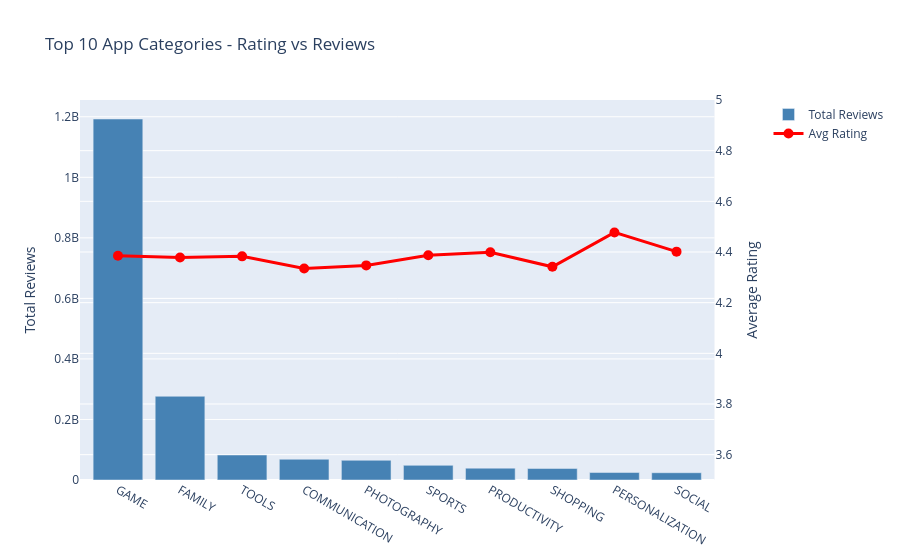

Write notebook code for a chart like this one.
### Code cell
#plot
from plotly.subplots import make_subplots
import plotly.graph_objects as go

fig = make_subplots(specs=[[{"secondary_y": True}]])

fig.add_trace(
    go.Bar(name='Total Reviews', x=top10['Category'], y=top10['Total_Reviews'], marker_color='steelblue'),
    secondary_y=False
)

fig.add_trace(
    go.Scatter(name='Avg Rating', x=top10['Category'], y=top10['Avg_Rating'], 
               mode='lines+markers', marker=dict(color='red', size=10), line=dict(width=3)),
    secondary_y=True
)

fig.update_layout(title='Top 10 App Categories - Rating vs Reviews')
fig.update_yaxes(title_text="Total Reviews", secondary_y=False)
fig.update_yaxes(title_text="Average Rating", secondary_y=True, range=[3.5, 5.0])

fig.show()

### Figure 1 — Plotly figure (JSON) as saved in the notebook; plotly's stock layout.template omitted (floating-point values rounded to 4 significant figures)
{"data": [{"marker": {"color": "steelblue"}, "name": "Total Reviews", "type": "bar", "x": ["GAME", "FAMILY", "TOOLS", "COMMUNICATION", "PHOTOGRAPHY", "SPORTS", "PRODUCTIVITY", "SHOPPING", "PERSONALIZATION", "SOCIAL"], "xaxis": "x", "y": [1193000000.0, 276600000.0, 82580000.0, 68510000.0, 65090000.0, 48390000.0, 39090000.0, 37930000.0, 24720000.0, 24030000.0], "yaxis": "y"}, {"line": {"width": 3}, "marker": {"color": "red", "size": 10}, "mode": "lines+markers", "name": "Avg Rating", "type": "scatter", "x": ["GAME", "FAMILY", "TOOLS", "COMMUNICATION", "PHOTOGRAPHY", "SPORTS", "PRODUCTIVITY", "SHOPPING", "PERSONALIZATION", "SOCIAL"], "xaxis": "x", "y": [4.385, 4.379, 4.383, 4.335, 4.347, 4.387, 4.399, 4.342, 4.477, 4.401], "yaxis": "y2"}], "layout": {"title": {"text": "Top 10 App Categories - Rating vs Reviews"}, "xaxis": {"anchor": "y", "domain": [0, 0.94]}, "yaxis": {"anchor": "x", "domain": [0, 1], "title": {"text": "Total Reviews"}}, "yaxis2": {"anchor": "x", "overlaying": "y", "range": [3.5, 5], "side": "right", "title": {"text": "Average Rating"}}}}
